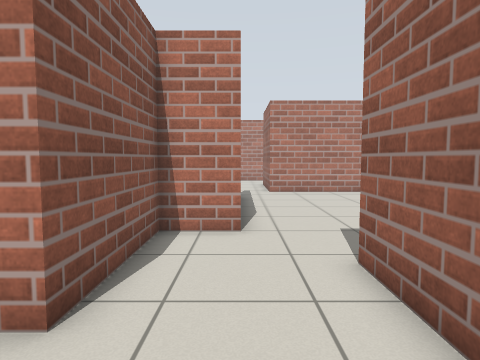
View 1 (above)

18 first-person views from a walk through a Gazebo world. The camera is 0.94 m above the floor, tilts 4° down and sees 75° across. The floor is counted in squares, 0.5 m on a side. Each view is taken from the middle of a square. On the plan, view 1 faces up. The plan holds only what a view shows up to about 17 squares ahead; the rest is blank.

View 2
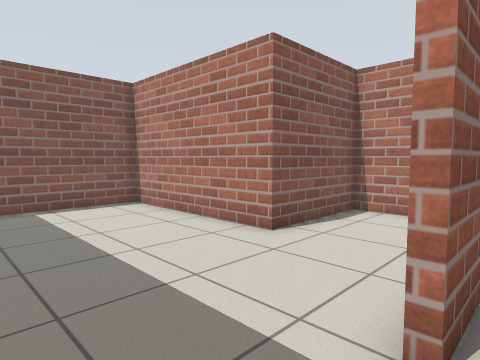

View 3
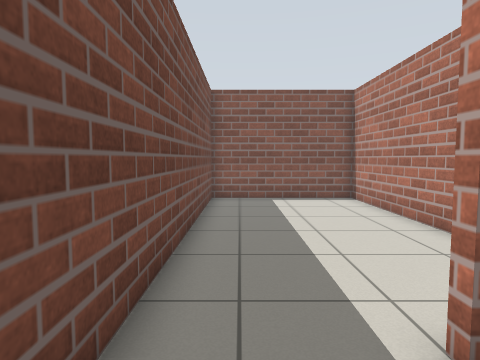

View 4
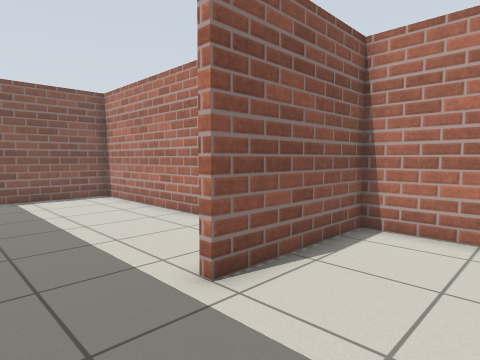

View 5
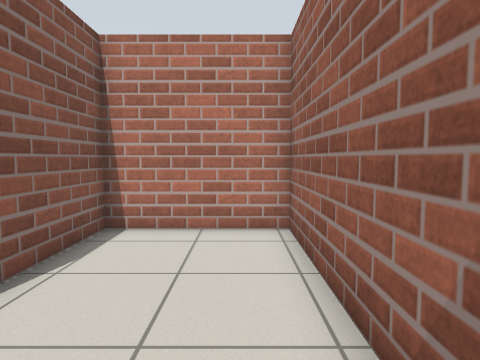

View 6
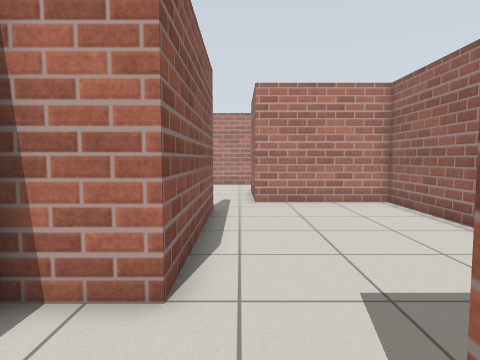

View 7
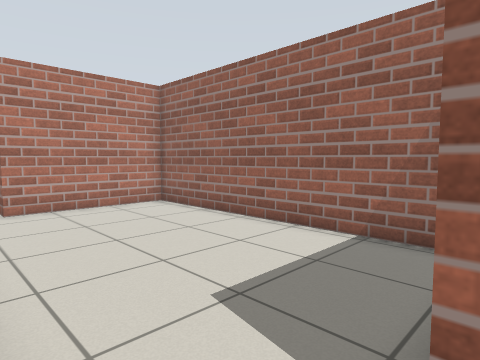

View 8
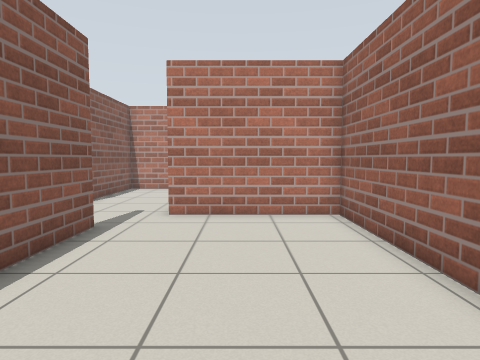

View 9
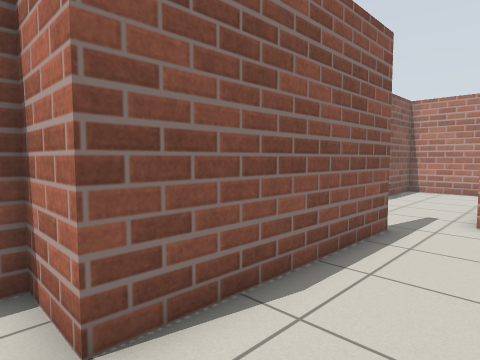

View 10
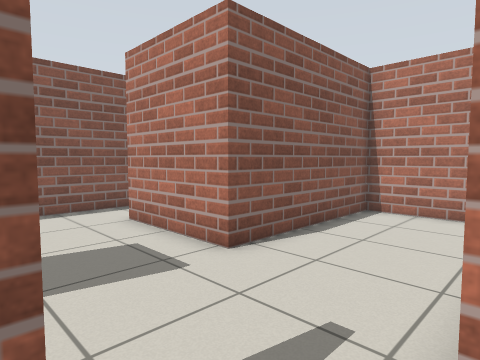

View 11
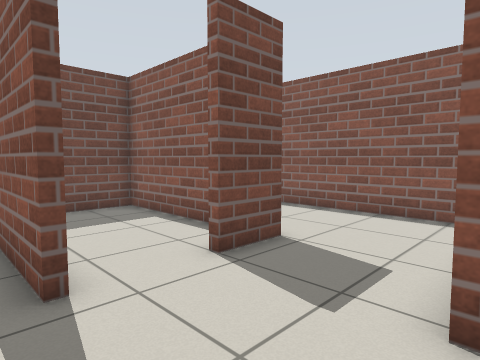

View 12
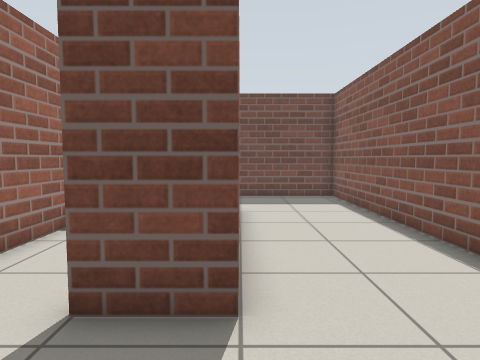

View 13
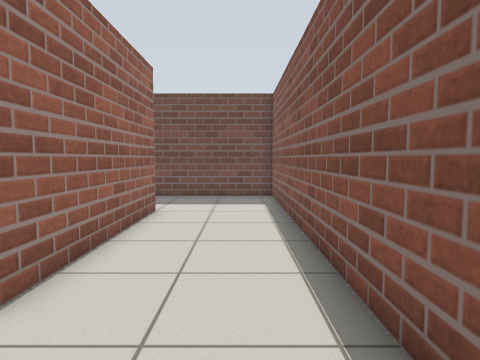

View 14
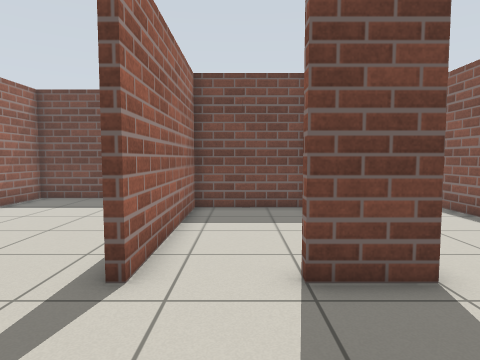

View 15
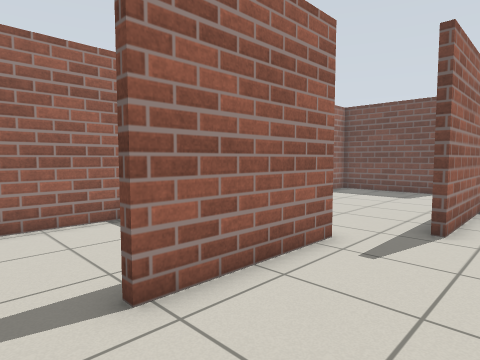

View 16
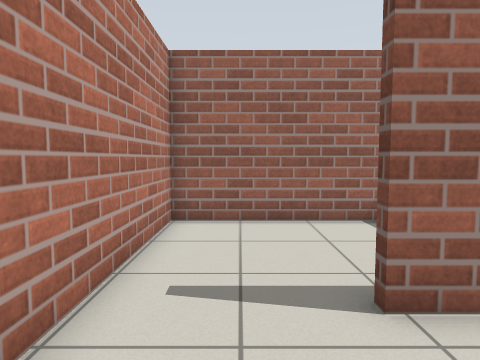

View 17
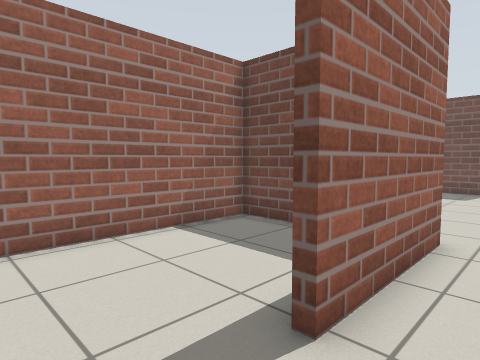

View 18
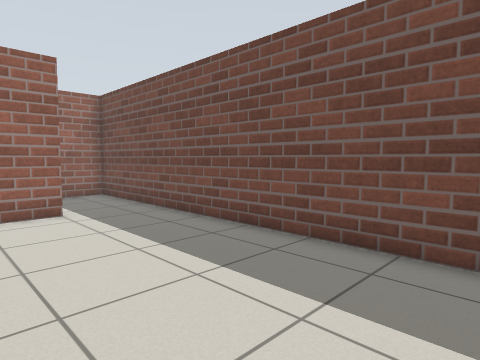

### Floor plan
Ten units are one square. View 1 is at (0, 0); x grows to the right and y downward. Boxes are objects, and circles mark ways between rooms. Rooms are numbered by the first view taken in them; rooms with no view inside come last. Other rooms are left out.
<svg viewBox="-101 -266 179 304">
<path fill="none" stroke="#000" d="M-21 -33 -96 -33 -96 33 16 33M21 0 21 -35M16 33 73 33 73 -52 24 -52 24 0 21 0M0 -154 0 -79 -21 -79 -21 -33M21 -35 21 -55 73 -55 73 -173 16 -173M-3 -144 -3 -154 0 -154M-96 -205 -96 -36 -38 -36M16 -173 16 -224M-50 -79 -50 -154 -30 -154 -30 -150M15 -261 -27 -261 -27 -193 -73 -193M52 -175 73 -175 73 -261 15 -261M-47 -131 -47 -82 -3 -82 -3 -144"/>
<circle cx="20" cy="20" r="3" fill="#2a7"/>
<circle cx="0" cy="-45" r="3" fill="#2a7"/>
<circle cx="10" cy="-165" r="3" fill="#2a7"/>
<circle cx="20" cy="-240" r="3" fill="#2a7"/>
<circle cx="-15" cy="-150" r="3" fill="#2a7"/>
<text x="-40" y="0">1</text>
<text x="50" y="0">2</text>
<text x="40" y="-110">3</text>
<text x="-50" y="-160">4</text>
<text x="50" y="-220">5</text>
<text x="-30" y="-120">6</text>
</svg>
Room 1 opens to room 2. Room 1 opens to room 3. Room 3 opens to room 4. Room 4 opens to room 5. Room 4 opens to room 6.

Where each view was taken, in squares from view 1:
view 1: 0 up, 0 right, facing up
view 2: 3 down, 3 right, facing up-left
view 3: 2 down, 5 right, facing left
view 4: 3 down, 6 right, facing up-left
view 5: 3 down, 6 right, facing up
view 6: 4 up, 1 right, facing up
view 7: 5 up, 0 right, facing up-right
view 8: 7 up, 4 right, facing up
view 9: 7 up, 3 right, facing up-left
view 10: 15 up, 2 right, facing up-left
view 11: 20 up, 1 right, facing down-left
view 12: 19 up, 5 left, facing down
view 13: 19 up, 8 left, facing down
view 14: 20 up, 2 left, facing down
view 15: 24 up, 2 left, facing down-right
view 16: 24 up, 2 left, facing right
view 17: 25 up, 0 right, facing down-right
view 18: 3 up, 9 left, facing down-right
